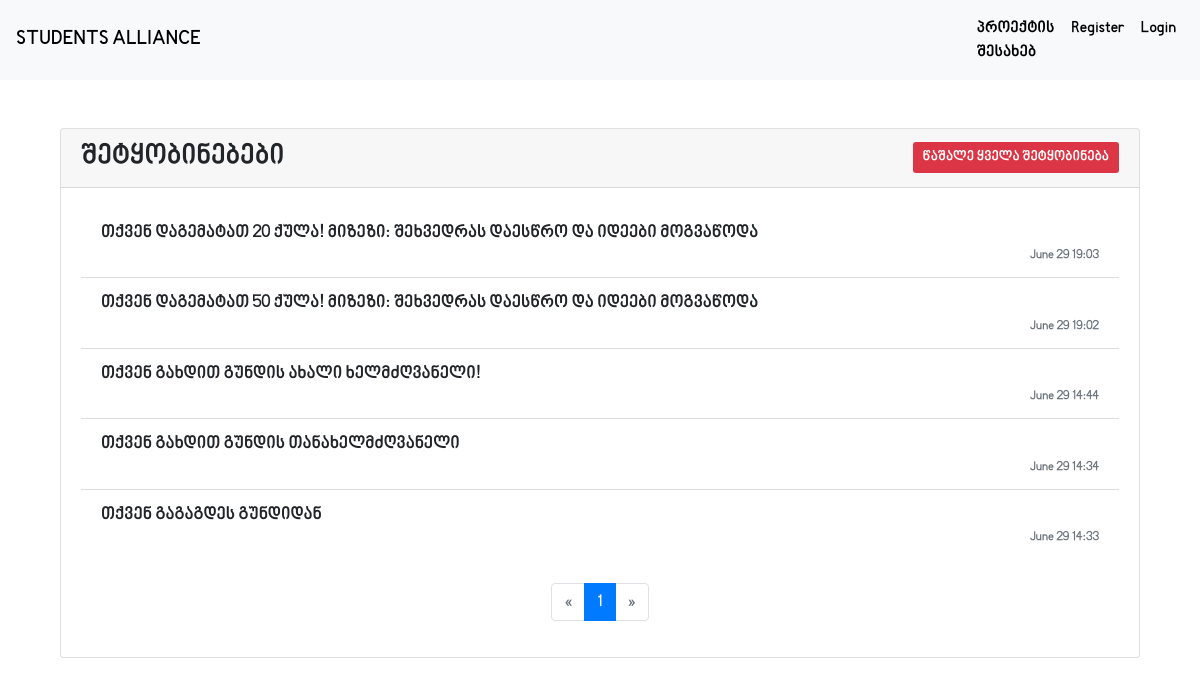
The app's page /all_notifications/1, older data.
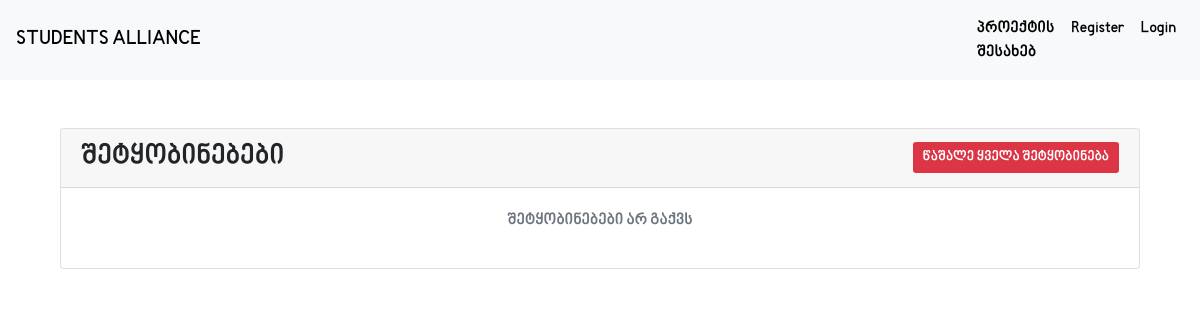
The same page, newer data.
### main/models.py (models this page shows)
class NotificationLogs(db.Model):
    id = db.Column(db.Integer, primary_key=True)
    user_id = db.Column(db.Integer)
    group_id = db.Column(db.Integer)
    time = db.Column(db.String(20), default=default_time)
    log = db.Column(db.String(1000))

### main/users/routes.py (the view)
@users.route('/all_notifications/<int:id>', methods=['GET', 'POST'])
def user_log(id):
    page = request.args.get('page', 1, type=int)
    notifications = NotificationLogs.query.filter_by(user_id=id).order_by(NotificationLogs.id.desc()).paginate(page=page, per_page=5)
    if request.method == 'POST':
        notifications = NotificationLogs.query.filter_by(user_id=id).all()
        for notification in notifications:
            db.session.delete(notification)
        db.session.commit()
        flash('ყველა შეტყობინება წაიშალა', 'success')
    return render_template('user_log_page.html', notifications_log=notifications)

### main/templates/user_log_page.html (shortened to what this page needs)
{% extends "new_base.html" %}
{% block content %}
<div class="container mt-4">
    <div class="card">
        <div class="card-header d-flex justify-content-between align-items-center">
            <h3>შეტყობინებები</h3>
            <form action="" method="post" class="mb-0">
                <button class="btn btn-danger btn-sm" type="submit">წაშალე ყველა შეტყობინება</button>
            </form>
        </div>
        <div class="card-body">
            {% if notifications_log.items %}
                <ul class="list-group list-group-flush">
                    {% for notification in notifications_log.items %}
                        <li class="list-group-item">
                            <div class="notification-log">{{ notification.log }}</div>
                            <small class="text-muted notification-time">{{ notification.time }}</small>
                        </li>
                    {% endfor %}
                </ul>
                <nav aria-label="Page navigation example">
                    <ul class="pagination justify-content-center mt-4">
                        {% if notifications_log.has_prev %}
                            <li class="page-item">
                                <a class="page-link" href="{{ url_for('users.user_log', id=current_user.id, page=notifications_log.prev_num) }}" aria-label="Previous">
                                    <span aria-hidden="true">&laquo;</span>
                                    <span class="sr-only">Previous</span>
                                </a>
                            </li>
                        {% else %}
                            <li class="page-item disabled">
                                <span class="page-link" aria-hidden="true">&laquo;</span>
                            </li>
                        {% endif %}
                        {% for page_num in notifications_log.iter_pages() %}
                            {% if page_num %}
                                {% if page_num == notifications_log.page %}
                                    <li class="page-item active"><span class="page-link">{{ page_num }}</span></li>
                                {% else %}
                                    <li class="page-item"><a class="page-link" href="{{ url_for('users.user_log', id=current_user.id, page=page_num) }}">{{ page_num }}</a></li>
                                {% endif %}
                            {% else %}
                                <li class="page-item disabled"><span class="page-link">…</span></li>
                            {% endif %}
                        {% endfor %}
                        {% if notifications_log.has_next %}
                            <li class="page-item">
                                <a class="page-link" href="{{ url_for('users.user_log', id=current_user.id, page=notifications_log.next_num) }}" aria-label="Next">
                                    <span aria-hidden="true">&raquo;</span>
                                    <span class="sr-only">Next</span>
                                </a>
                            </li>
                        {% else %}
                            <li class="page-item disabled">
                                <span class="page-link" aria-hidden="true">&raquo;</span>
                            </li>
                        {% endif %}
                    </ul>
                </nav>
            {% else %}
                <p class="text-center text-muted">შეტყობინებები არ გაქვს</p>
            {% endif %}
        </div>
    </div>
</div>
{% endblock content %}

### main/templates/new_base.html (shortened to what this page needs)
<!DOCTYPE html>
<html lang="en">
<head>
    <link rel="stylesheet" href="https://cdnjs.cloudflare.com/ajax/libs/font-awesome/6.5.2/css/all.min.css" />
    <link href="https://stackpath.bootstrapcdn.com/bootstrap/4.5.2/css/bootstrap.min.css" rel="stylesheet">
</head>
<body>
    <nav class="navbar navbar-expand-lg navbar-light bg-light">
        <a class="navbar-brand" href="{{url_for('groups.groups_section')}}">STUDENTS ALLIANCE</a>
        <div class="collapse navbar-collapse" id="navbarNav">
            <ul class="navbar-nav ml-auto">
                {% if current_user.is_authenticated %}
                    <li class="nav-item">
                        <a class="nav-link" href="#" style="color: black;">პროექტის შესახებ</a>
                    </li>
                    <li class="nav-item dropdown">
                        <a class="nav-link dropdown-toggle" href="#" id="navbarDropdown" role="button" data-toggle="dropdown" aria-haspopup="true" aria-expanded="false">
                            {{ current_user.firstname }} {{ current_user.lastname }}
                        </a>
                        <div class="dropdown-menu dropdown-menu-right" aria-labelledby="navbarDropdown">
                            <a class="dropdown-item" href="#" style="color: black">🎯 {{ current_user.score }} ქულა</a>
                            {% if current_user.in_group %}
                                <a class="dropdown-item" href="{{ url_for('groups.group_page', id=current_user.group_id) }}" style="color: black">გუნდი - {{ current_user.group.name }}</a>
                            {% else %}
                                <a class="dropdown-item text-muted">გუნდი - არ ხართ გუნდში</a>
                            {% endif %}
                            <a class="dropdown-item" href="{{ url_for('users.account') }}" style="color: black">პროფილი</a>
                            <div class="dropdown-divider"></div>
                            <a class="dropdown-item" href="{{ url_for('users.logout') }}">გასვლა</a>
                        </div>
                    </li>
                    <li class="nav-item" style="text-align: center;">
                        <div class="notification-bar">
                            <div class="notification-icon" onclick="toggleDropdown()">
                                <i class="fa fa-bell"></i>
                            </div>
                            <div class="dropdown" id="dropdownMenu">
                                <div class="dropdown-content">
                                    <p style="user-select: none;">Notifications</p>
                                    <hr>
                                    <div class="notifications-container">
                                        <form method="POST" action="{{ url_for('groups.handle_notification') }}">
                                            {% if notification_log %}
                                                {% for notification in notification_log[:5] %}
                                                    {% if notification.group_id %}
                                                        <div class="notification-entry">
                                                            <a href="{{ url_for('groups.group_page', id=notification.group_id) }}" class="notification-link">
                                                                <p>{{ notification.log }}</p>
                                                            </a>
                                                            <div class="notification-actions">
                                                                <input type="hidden" name="notification_id" value="{{ notification.id }}">
                                                                <input type="hidden" name="group_id" value="{{ notification.group_id }}">
                                                                <button type="submit" name="action" value="accept" class="btn btn-accept">Accept</button>
                                                                <button type="submit" name="action" value="decline" class="btn btn-decline">Decline</button>
                                                            </div>
                                                        </div>
                                                    {% else %}
                                                        <div class="logs-container">
                                                            <div class="log-entry">
                                                                <p>{{ notification.log }} - <span class="log-time">{{ notification.time }}</span></p>
                                                            </div>
                                                        </div>
                                                    {% endif %}
                                                {% endfor %}
                                            {% else %}
                                                <p class="text-center">No notifications yet.</p>
                                            {% endif %}
                                        </form>
                                        <a href="{{ url_for('users.user_log', id=current_user.id) }}" style="color:#007BFF">ნახე მეტი</a>
                                    </div>
                                </div>
                            </div>
                        </div>
                    </li>
                {% else %}
                    <li class="nav-item">
                        <a class="nav-link" href="#" style="color: black;">პროექტის შესახებ</a>
                    </li>
                    <li class="nav-item">
                        <a class="nav-link" href="{{ url_for('users.register') }}" style="color: black;">Register</a>
                    </li>
                    <li class="nav-item">
                        <a class="nav-link" href="{{ url_for('users.login') }}" style="color: black;">Login</a>
                    </li>
                {% endif %}
            </ul>
        </div>
    </nav>
    <div class="container mt-5">
        {% block content %}{% endblock %}
    </div>
</body>
</html>

### main/templates/new_base.html (style rules this page uses)
body { font-family: BPG; }
.navbar { background-color: #007bff; }
.navbar-brand { color: rgb(0, 0, 0) !important; font-weight: bold; }
.navbar-nav .nav-link { color: rgb(0, 0, 0) !important; }
.btn { padding: 5px 10px; border: none; border-radius: 3px; cursor: pointer; }
a { color: rgb(22, 22, 22); }

### main/templates/user_log_page.html (style rules this page uses)
.card-header h3 { margin: 0; }
.card-header form { margin-bottom: 0; }

Row changes from the older to the newer data that the page shows:
removed NotificationLogs: log "თქვენ დაგემატათ 20 ქულა! მიზეზი: შეხვედრას დაესწრო და იდეები მოგვაწოდა", time "June 29 19:03"
removed NotificationLogs: log "თქვენ დაგემატათ 50 ქულა! მიზეზი: შეხვედრას დაესწრო და იდეები მოგვაწოდა", time "June 29 19:02"
removed NotificationLogs: log "თქვენ გახდით გუნდის ახალი ხელმძღვანელი!", time "June 29 14:44"
removed NotificationLogs: log "თქვენ გახდით გუნდის თანახელმძღვანელი", time "June 29 14:34"
removed NotificationLogs: log "თქვენ გაგაგდეს გუნდიდან", time "June 29 14:33"
Text that changed along with them:
text now shown: "შეტყობინებები არ გაქვს"
list line gone: "1"
